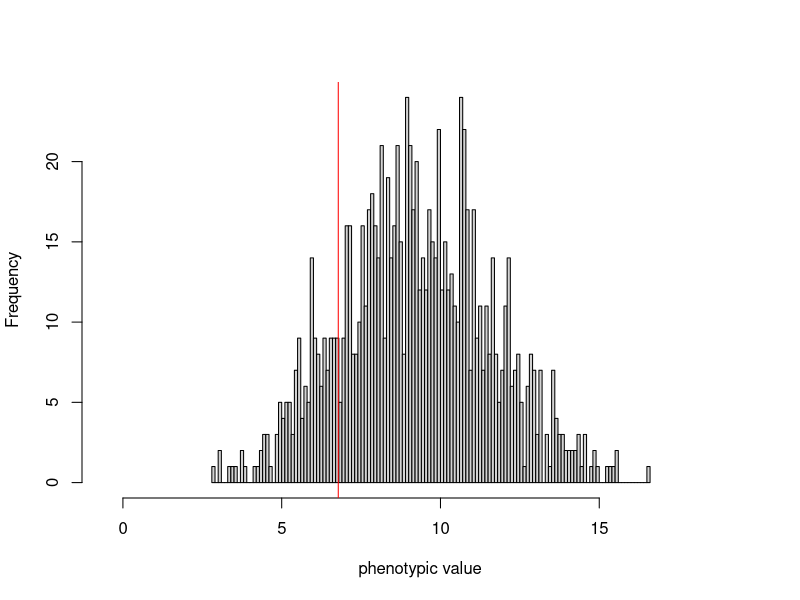
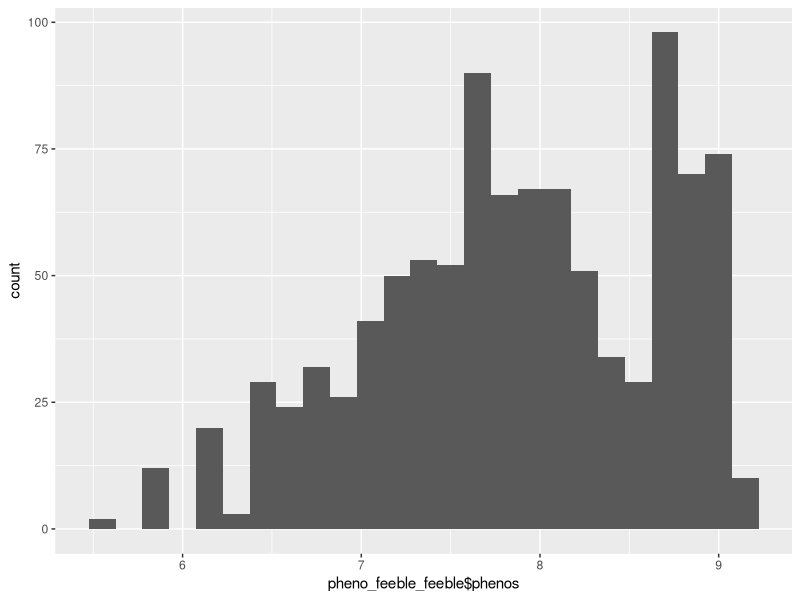
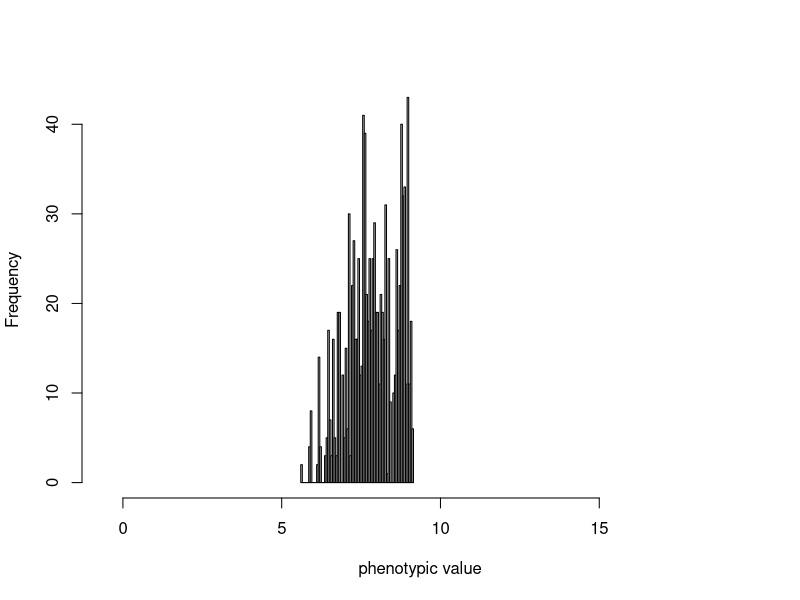
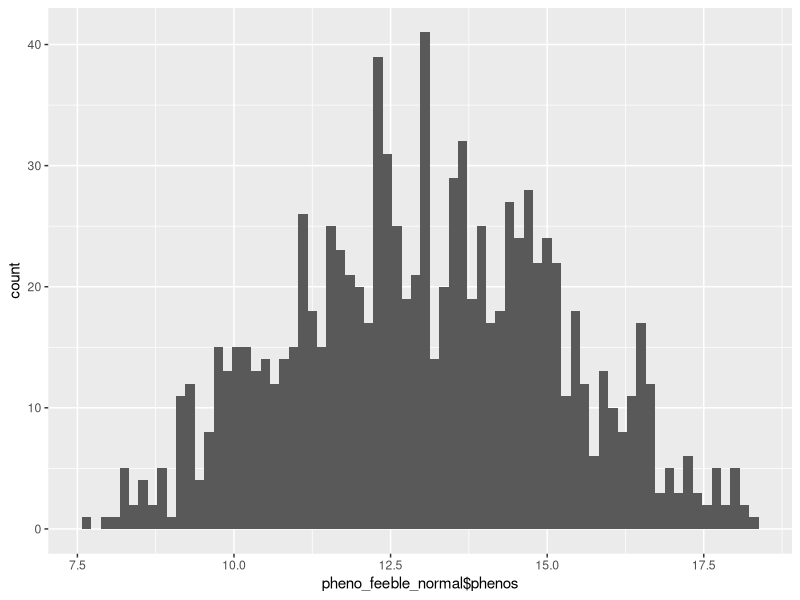
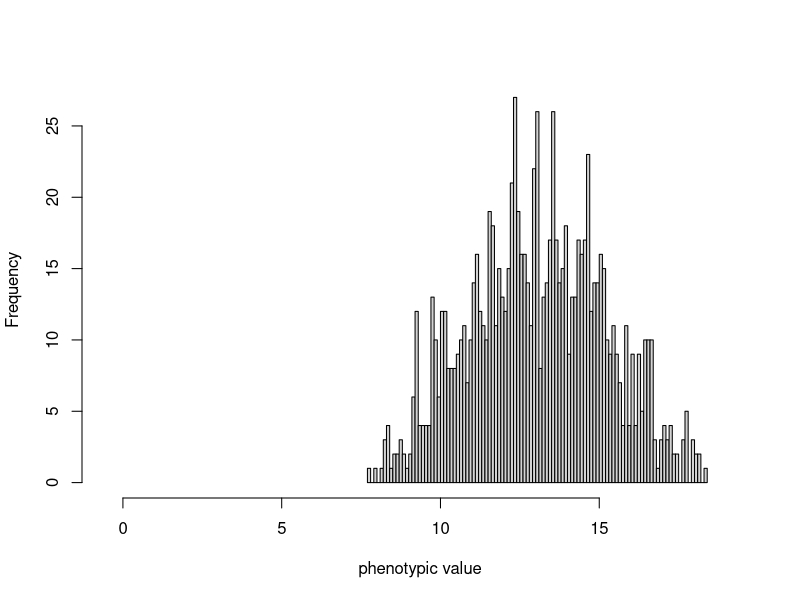
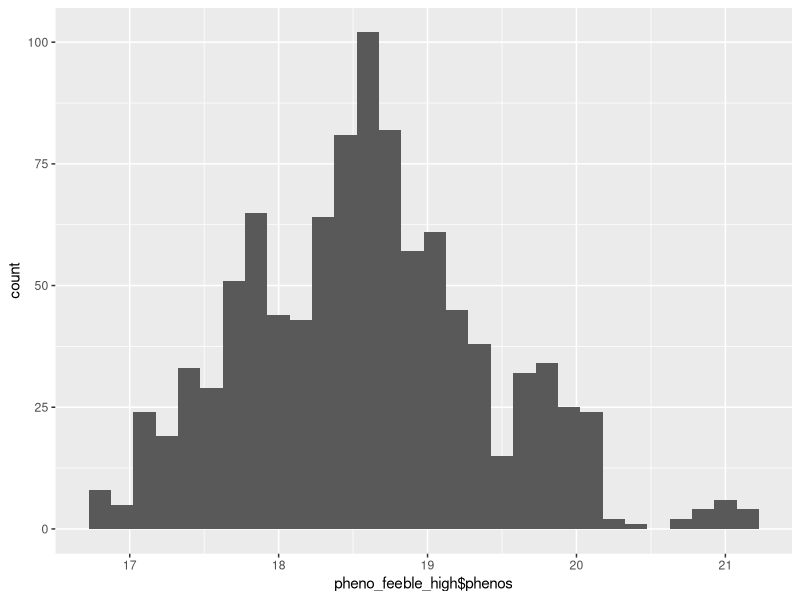
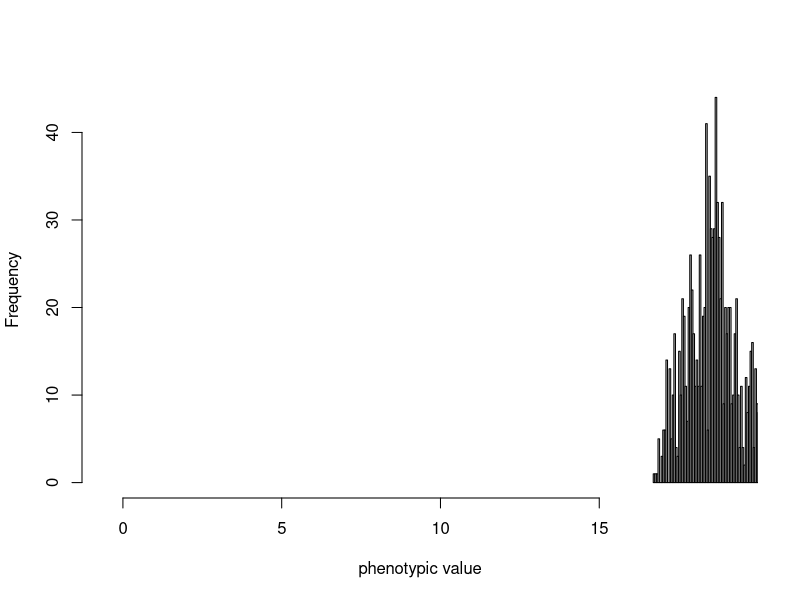

Source code (R) for these figures, in order:
## ---- chunk 1
set.seed(83942)
library(ggplot2)
library(dplyr)
library(stringr)
## ---- chunk 2
numloci<-10 #number of loci, feeblemindedness is a complex trait
eff<-rnorm(numloci,0,1) #effect size
numind<-1000 #number of individuals to sample
high<-2*sum(replace(eff,eff<0,0))
low<-2*sum(replace(eff,eff>0,0))
genomat <- matrix(NA, nrow = numind, ncol = numloci + 1)
pheno_df <- data.frame(phenos = rep(NA, numind))
for(i in 1:numind){
   geno<-replicate(numloci,sum(sample(c(0,1),2,replace=T)))
   genomat[i, 1:10]<-geno
   genomat[i,11] <- geno %*% eff
   pheno_df$phenos[i] <- geno %*% eff
}
 
hist(pheno_df$phenos,breaks = 100, main = '',xlab='phenotypic value',xlim=c(low-0.5,high+0.5))
abline(v=(-3.651707), col='red')
abline(v=(6.781549), col='red')
 
sd <- sd(pheno_df$phenos)
sd
 
mean <- mean(pheno_df$phenos)
mean
 
genomat2 <- as.data.frame(genomat)
 
feeble <- genomat2 %>% #gives number of feeble minded individuals and phenotype
  filter(genomat2[,11] < (mean - 2*sd))

high_function <- genomat2 %>% #gives number of high functioning individuals and phenotype
  filter(genomat2[,11] > (mean + 2*sd))

normal <- genomat2 %>% #gives number of normal individuals and phenotype
  filter(genomat2[,11] < (mean + 2*sd), genomat2[,11] > (mean - 2*sd))
## ---- chunk 3
geno1 <- feeble[sample(nrow(feeble), numind,replace = TRUE),]
geno1<- as.data.frame(geno1)

geno2 <- feeble[sample(nrow(feeble), numind,replace = TRUE), ]
geno2 <- as.data.frame(geno2)

geno3 <- normal[sample(nrow(normal), numind,replace = TRUE),]
geno3 <- as.data.frame(geno3)

geno4 <- normal[sample(nrow(normal), numind,replace = TRUE), ]
geno4 <- as.data.frame(geno4)

geno5 <- high_function[sample(nrow(high_function), numind,replace = TRUE),]
geno5 <- as.data.frame(geno5)

geno6 <- high_function[sample(nrow(high_function), numind,replace = TRUE), ]
geno6 <- as.data.frame(geno6)
## ---- chunk 4
pheno_feeble_feeble <- data.frame(phenos = rep(NA, numind))
pheno_feeble_normal <- data.frame(phenos = rep(NA, numind))
pheno_feeble_high <- data.frame(phenos = rep(NA, numind))
pheno_normal_normal <- data.frame(phenos = rep(NA, numind))
pheno_normal_high <- data.frame(phenos = rep(NA, numind))
pheno_high_high <- data.frame(phenos = rep(NA, numind))
## ---- chunk 5
genokid_feeble_feeble <- matrix(rep(NA, numind*11), nrow = numind, ncol = numind + 1)
genokid_feeble_normal <- matrix(rep(NA, numind*11), nrow = numind, ncol = numind + 1)
genokid_feeble_high <- matrix(rep(NA, numind*11), nrow = numind, ncol = numind + 1)
genokid_normal_normal <- matrix(rep(NA, numind*11), nrow = numind, ncol = numind + 1)
genokid_normal_high <- matrix(rep(NA, numind*11), nrow = numind, ncol =  numind + 1)
genokid_high_high <- matrix(rep(NA, numind*11), nrow = numind, ncol = numind + 1)
## ---- chunk 6
genokid_feeble_feeble <- geno1 + geno2
pheno_feeble_feeble$phenos <- genokid_feeble_feeble[,11]
#pheno_feeble_feeble

genokid_feeble_normal <- geno1 + geno3
pheno_feeble_normal$phenos <- genokid_feeble_normal[,11]
#pheno_feeble_normal

genokid_feeble_high <- geno1 + geno5
pheno_feeble_high$phenos <- genokid_feeble_high[,11]
#pheno_feeble_high

genokid_normal_normal <- geno3 + geno4
pheno_normal_normal$phenos <- genokid_normal_normal[11]
#pheno_normal_normal

genokid_normal_high <- geno3 + geno5
pheno_normal_high$phenos <- genokid_normal_high[11]
#pheno_normal_high

genokid_high_high <- geno5 + geno6
pheno_high_high$phenos <- genokid_high_high[11]
#pheno_high_high
## ---- chunk 7
ggplot(data = pheno_feeble_feeble, aes(x = pheno_feeble_feeble$phenos)) +
  geom_histogram(binwidth =.15)

hist(pheno_feeble_feeble$phenos,breaks = 100, main = '',xlab='phenotypic value',xlim=c(low-0.5,high+0.5))
abline(v=(-3.651707), col='red')
## ---- chunk 8
ggplot(data = pheno_feeble_normal, aes(x = pheno_feeble_normal$phenos)) +
  geom_histogram(binwidth =.15)

hist(pheno_feeble_normal$phenos,breaks = 100, main = '',xlab='phenotypic value',xlim=c(low-0.5,high+0.5))
abline(v=(-3.651707), col='red')
## ---- chunk 9
ggplot(data = pheno_feeble_high, aes(x = pheno_feeble_high$phenos)) +
  geom_histogram(binwidth =.15)

hist(pheno_feeble_high$phenos,breaks = 100, main = '',xlab='phenotypic value',xlim=c(low-0.5,high+0.5))
abline(v=(-3.651707), col='red')
